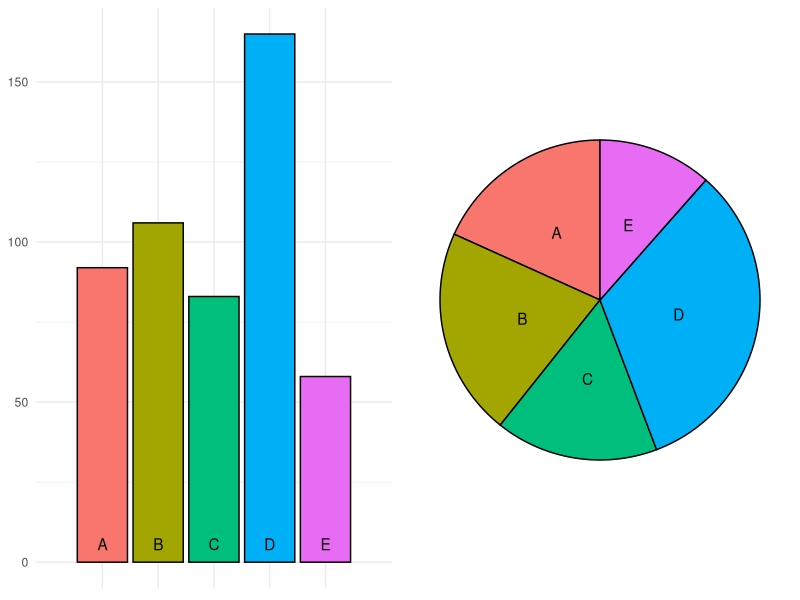
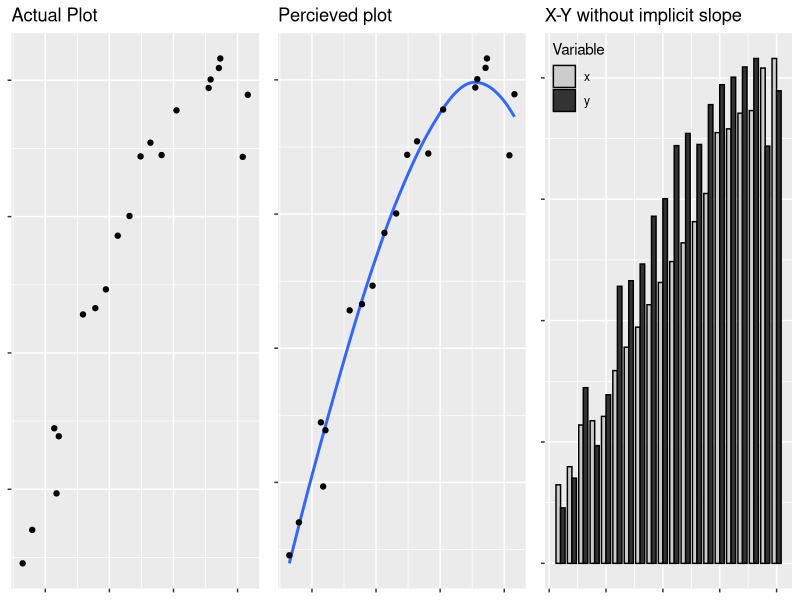
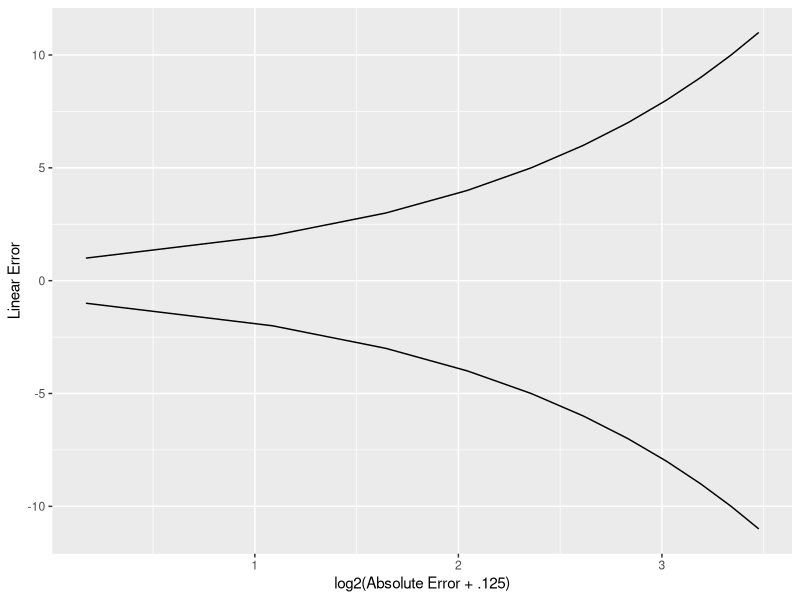
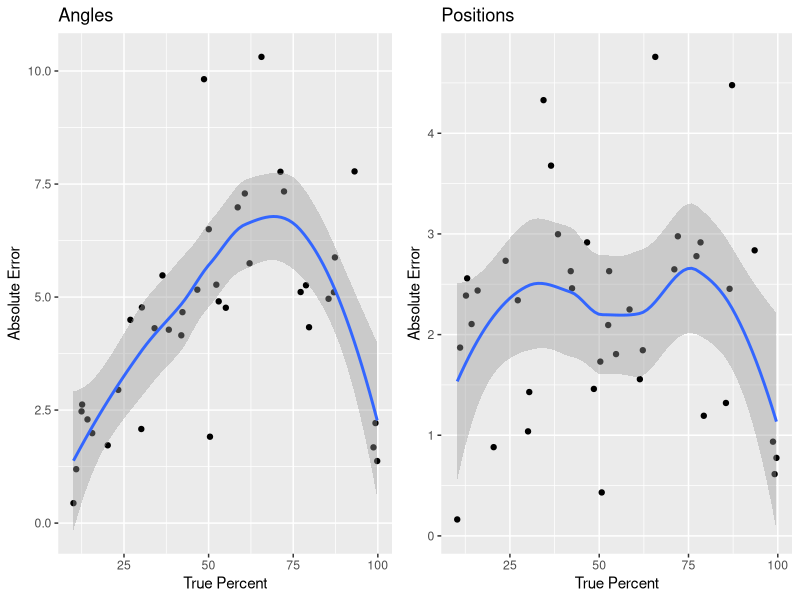

R code for these plots, in order:
## ---- chunk 1
knitr::opts_chunk$set(echo = F, message = F, warning = F, cache = T)

library(tidyverse)
library(gridExtra)
## ---- chunk 2
data <- data_frame(group = LETTERS[1:5],
                   val = c(92, 106, 83, 165, 58))
bar <- ggplot(data = data) + 
  geom_bar(aes(x = group, weight = val, fill = group), 
           color = "black") + 
  geom_text(aes(x = group, y = 0, label = group), vjust = -1) + 
  scale_x_discrete(expand = c(0.05, 1)) + 
  guides(fill = F) + 
  theme_minimal() +
  theme(axis.title = element_blank(), axis.text.x = element_blank())

pie <- ggplot(data = data, aes(x = "", y = val, fill = group, label = group)) + 
  geom_bar(stat = "identity",
           color = "black", 
           width = 1) + 
  geom_text(position = position_stack(vjust = 0.5)) + 
  guides(fill = F) + 
  coord_polar(theta = "y") +
  theme_void()

grid.arrange(bar, pie, ncol = 2)
## ---- chunk 3
data <- data_frame(x = rep(1:10, 2) + runif(20, 0, 1), 
                   y = -1/8*(x - 10)^2 + 10 + rnorm(20, 0, .5), 
                   num = rep(1:10, 2)) %>%
  arrange(x, y)
plot1 <- qplot(x, y, data = data) + 
  ggtitle("Actual Plot") + 
  theme(axis.title = element_blank(), axis.text = element_blank())

plot2 <- ggplot() + 
  geom_smooth(aes(x = x, y = y), data = data, method = "loess", se = F) + 
  geom_point(aes(x = x, y = y), data = data, inherit.aes = F) + 
  ggtitle("Percieved plot") + 
  theme(axis.title = element_blank(), axis.text = element_blank())

data_connect <- data %>%
  arrange(x, y) %>%
  mutate(num = (1:n())/2) %>%
  gather(key = var, value = value, -num) %>%
  arrange(num)

plot3 <- ggplot() + 
  geom_bar(aes(x = num, y = value, fill = var),
           color = "black",
           data = data_connect, stat = "identity", position = "dodge", width = .4) + 
  scale_fill_manual("Variable", values = c("grey80", "grey20")) + 
  theme(legend.position = c(0, 1), legend.justification = c(0, 1), legend.background = element_rect(fill = "transparent"), axis.title = element_blank(), axis.text = element_blank()) + 
  ggtitle("X-Y without implicit slope")

grid.arrange(plot1, plot2, plot3, nrow = 1)
## ---- chunk 4
fx <- function(x1, x2) {
  log(abs(x1 - x2) + 1/8)/log(2)
}
finv <- function(x, y) {
  2^y - 1/8
}

data <- expand.grid(x2 = seq(0, 100, 1), x1 = seq(0, 100, 10)) %>%
  mutate(f = fx(x1, x2),
         error = x1 - x2)

# ggplot(data = data) + 
#   geom_line(aes(x = x2, y = f, group = x1, color = factor(x1))) + 
#   ylab("log2(absolute error + .125)") + 
#   xlab("True Percent") + 
#   scale_color_discrete("Judged\nPercent")

ggplot(data = filter(data, f < 3.5, f > 0)) + 
  geom_line(aes(y = error, x = f, group = sign(error))) + 
  ylab("Linear Error") +
  xlab("log2(Absolute Error + .125)")
## ---- chunk 5
angledf <- tribble(
  ~x, ~y, ~area, ~moment,
  10.067251461988292, -0.8211754170479111, 45, 424.4444444444445,
10.88116703796528, 0.3972482840166838, 48, 441.64583333333377,
12.456140350877188, 1.3764097744360906, 0, 0,
12.631578947368414, 1.458020050125313, 0, 0,
14.210526315789469, 1.2741451843895453, 0, 0,
15.614035087719298, 1.080088614393126, 0, 0,
20.1957545378598, 0.884196542880082, 44, 394.6136363636366,
23.30821142691243, 1.61903184681683, 94, 3049.4574468085116,
26.889097744360896, 2.208305252637624, 44, 392.1363636363637,
30.115179925121446, 1.141481788923684, 45, 409.4222222222222,
30.285894997541128, 2.2914613159249013, 47, 442.4680851063827,
34.03508771929824, 2.149167561761547, 0, 0,
36.37137597079117, 2.4865265862912507, 45, 408.0888888888886,
38.24561403508772, 2.1384264232008596, 0, 0,
41.929824561403514, 2.097140171858217, 0, 0,
42.28070175438596, 2.260360723236663, 0, 0,
46.66666666666667, 2.4026584317937703, 0, 0,
48.6443539404066, 3.3138813809253866, 48, 460.7291666666662,
50.06130870912506, 2.7279350062115544, 47, 439.65957446808505,
50.40246591535528, 1.025535787282195, 49, 457.4693877551014,
52.28070175438597, 2.432554600787684, 0, 0,
52.98245614035088, 2.330424274973147, 0, 0,
55.08771929824562, 2.2893394199785178, 0, 0,
58.59649122807018, 2.8297081990691018, 0, 0,
60.70175438596492, 2.890664160401003, 0, 0,
62.10526315789474, 2.55375044754744, 0, 0,
65.61775816352475, 3.383755517435263, 46, 425.32608695652175,
71.2280701754386, 2.9811582527747946, 0, 0,
72.28070175438597, 2.8993913354815612, 0, 0,
77.19298245614036, 2.388560687432868, 0, 0,
78.7719298245614, 2.4291756176154675, 0, 0,
79.6784070104339, 2.156262781401688, 47, 457.1063829787231,
85.43859649122808, 2.3466926244181887, 0, 0,
87.01754385964912, 2.387307554600788, 0, 0,
87.3157430613571, 2.5854077689973236, 45, 407.77777777777715,
93.12398905064082, 2.982710152996836, 47, 427.744680851064,
98.70937263794407, 0.8483360002782416, 49, 442.12244897959147,
99.30308796683066, 1.2251324152375154, 45, 411.2888888888883,
99.81334509112287, 0.5828994589806586, 45, 396.355555555556,
) %>%
  mutate(abserr = finv(x, y))
  
linedf <- tribble(
  ~x, ~y, ~area, ~moment,
  14.267560079229245, 1.1567947255204514, 55, 631.0909090909086,
23.7965220113429, 1.5149702124088993, 54, 536.9629629629628,
27.20150042289562, 1.3020826984308855, 59, 718.6440677966107,
42.39562934517884, 1.36989937058572, 109, 2898.550458715598,
52.515561092404724, 1.1503036619235187, 52, 507.74999999999966,
58.49474652355303, 1.247737231123307, 52, 442.28846153846104,
11.046946299208539, 0.9968354430379742, 0, 0,
13.025342236200984, 1.4240506329113924, 0, 0,
12.694320554796462, 1.3291139240506324, 0, 0,
15.954523189564053, 1.3575949367088604, 0, 0,
20.443424682255277, 0.009493670886075556, 0, 0,
10.24362577019258, -1.7943037974683547, 0, 0,
30.06780272757741, 0.21835443037974667, 0, 0,
30.416355152233876, 0.6360759493670884, 0, 0,
50.70251875531724, -0.84493670886076, 0, 0,
48.50344169738844, 0.664556962025316, 0, 0,
50.308077032148276, 0.8924050632911391, 0, 0,
54.710356028771045, 0.9493670886075947, 0, 0,
52.78300549124752, 1.462025316455696, 0, 0,
42.02944133646137, 1.462025316455696, 0, 0,
38.454716543349925, 1.6424050632911387, 0, 0,
36.514991363530896, 1.9272151898734173, 0, 0,
34.409239732913974, 2.15506329113924, 0, 0,
46.599293614168964, 1.6044303797468351, 0, 0,
61.379772615947815, 0.7499999999999996, 0, 0,
62.20681120936348, 0.9778481012658222, 0, 0,
65.69955399726726, 2.287974683544303, 0, 0,
86.5049369666658, 1.367088607594936, 0, 0,
93.52187475830777, 1.5664556962025311, 0, 0,
87.20204181597875, 2.2025316455696196, 0, 0,
85.4819665369048, 0.5316455696202529, 0, 0,
79.28330196705251, 0.3987341772151898, 0, 0,
98.65528887055608, 0.08544303797468356, 0, 0,
99.61999535950915, -0.1518987341772151, 0, 0,
99.11572868596768, -0.4367088607594942, 0, 0,
72.018355719405, 1.6329113924050631, 0, 0,
71.03199360643481, 1.4715189873417716, 0, 0,
77.22704890561756, 1.5379746835443036, 0, 0,
78.37118770785533, 1.6044303797468351, 0, 0,

) %>%
  mutate(abserr = finv(x, y))

p1 <- qplot(x = x, y = abserr, geom = "point", data = linedf) + 
  geom_smooth(aes(x = x, y = abserr)) + 
  ylab("Absolute Error") + 
  xlab("True Percent") + 
  ggtitle("Positions")

p2 <- qplot(x = x, y = abserr, geom = "point", data = angledf) + 
  geom_smooth(aes(x = x, y = abserr)) + 
  ylab("Absolute Error") + 
  xlab("True Percent") + 
  ggtitle("Angles")

grid.arrange(p2, p1, nrow = 1)
